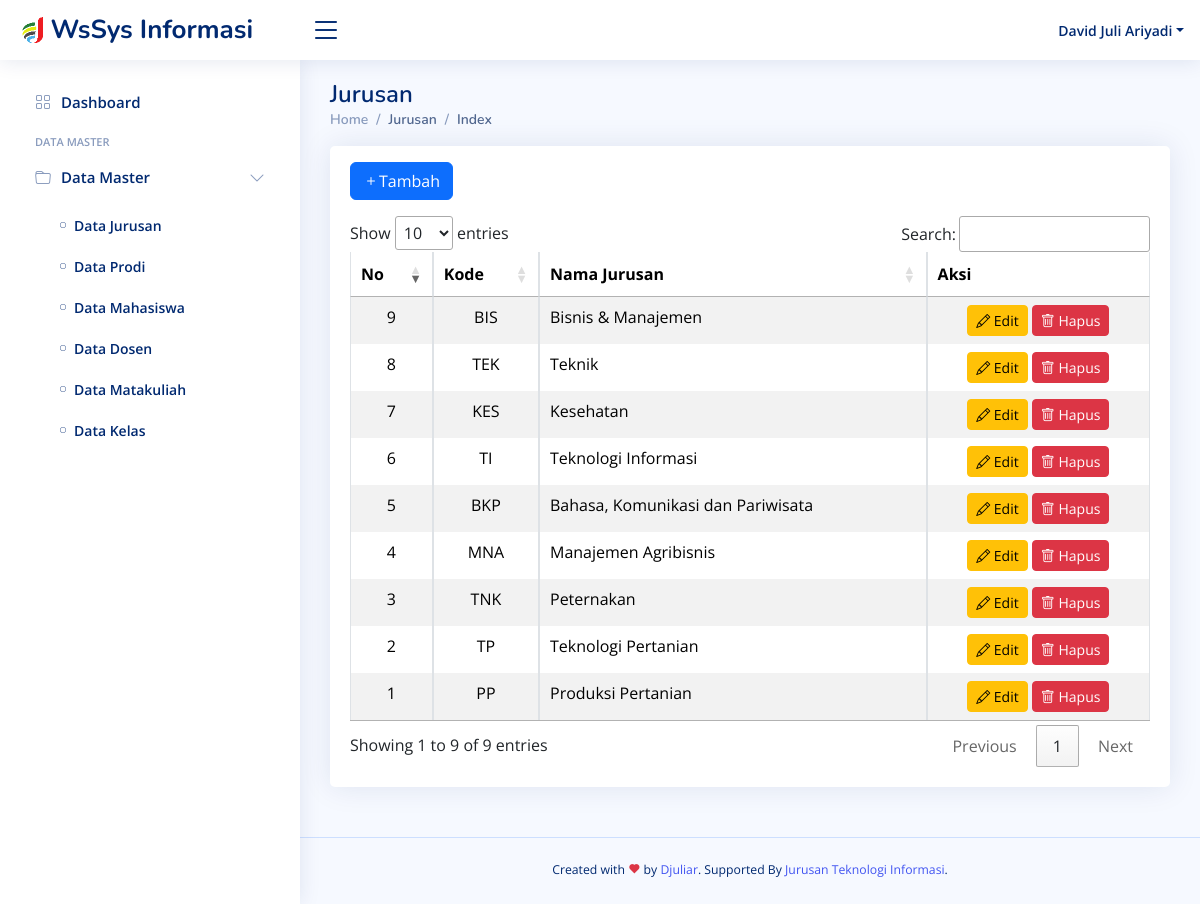
/public/backend/dashboard.php?page=jurusan (signed in), run on the app's committed database.
### tables this page shows
CREATE TABLE `jurusan` (
  `id` int(11) NOT NULL,
  `kode_jurusan` varchar(10) NOT NULL,
  `nama_jurusan` varchar(100) NOT NULL,
  `created_at` timestamp NULL DEFAULT CURRENT_TIMESTAMP,
  `updated_at` timestamp NULL DEFAULT CURRENT_TIMESTAMP ON UPDATE CURRENT_TIMESTAMP
);

### classes/Jurusan.php (called while the page is built, shortened)
<?php
class Jurusan {
    private $conn;
    private $table = "jurusan";
    public function __construct($db) {
        $this->conn = $db;
    }
    public function getAll() {
        return $this->conn->query("SELECT * FROM $this->table");
    }
}
?>

### public/backend/contents/jurusan/index.php (the view, shortened to what this page needs)
<section class="section dashboard">
    <div class="row">
        <div class="col-lg-12">
            <?php
                require_once $_SERVER['DOCUMENT_ROOT'] . '/config/Database.php';
                require_once $_SERVER['DOCUMENT_ROOT'] . '/classes/Jurusan.php';
                $db = new Database();
                $conn = $db->getConnection();
                $jurusan = new Jurusan($conn);
                $result = $jurusan->getAll();
            ?>
            <div class="card overflow-auto">
                <div class="card-body">
                    <a href="dashboard.php?page=jurusan&action=create" class="btn btn-primary my-3"><i class="bi bi-plus"></i>Tambah</a>
                    <table id="tableJurusan" width="100%" border="0" class="table table-bordered table-striped table-hover">
                        <thead>
                            <tr>
                                <th>No</th>
                                <th>Kode</th>
                                <th>Nama Jurusan</th>
                                <th>Aksi</th>
                            </tr>
                        </thead>
                        <tbody>
                            <?php while($row=$result->fetch_assoc()): ?>
                            <tr>
                                <td><?= $row['id'] ?></td>
                                <td><?= $row['kode_jurusan'] ?></td>
                                <td><?= $row['nama_jurusan'] ?></td>
                                <td>
                                    <a href="dashboard.php?page=jurusan&action=edit&id=<?= $row['id'] ?>" class="btn btn-sm btn-warning btn-edit"><i class="bi bi-pencil"></i> Edit</a>
                                    <button data-id="<?= $row['id'] ?>" class="btn btn-sm btn-danger btn-delete"><i class="bi bi-trash"></i> Hapus</button>
                                </td>
                            </tr>
                            <?php endwhile; ?>
                        </tbody>
                    </table>
                </div>
            </div>
        </div>
    </div>
</section>

### public/backend/assets/css/style.css (style rules this page uses)
:root { scroll-behavior: smooth; }
body { font-family: "Open Sans", sans-serif; background: #f6f9ff; color: #444444; }
a { color: #4154f1; text-decoration: none; }
.card { margin-bottom: 30px; border: none; border-radius: 5px; box-shadow: 0px 0 30px rgba(1, 41, 112, 0.1); }
.card-body { padding: 0 20px 20px 20px; }

### data on the page
jurusan: id "1", kode_jurusan "PP", nama_jurusan "Produksi Pertanian"
jurusan: id "2", kode_jurusan "TP", nama_jurusan "Teknologi Pertanian"
jurusan: id "3", kode_jurusan "TNK", nama_jurusan "Peternakan"
jurusan: id "4", kode_jurusan "MNA", nama_jurusan "Manajemen Agribisnis"
jurusan: id "5", kode_jurusan "BKP", nama_jurusan "Bahasa, Komunikasi dan Pariwisata"
jurusan: id "6", kode_jurusan "TI", nama_jurusan "Teknologi Informasi"
jurusan: id "7", kode_jurusan "KES", nama_jurusan "Kesehatan"
jurusan: id "8", kode_jurusan "TEK", nama_jurusan "Teknik"
jurusan: id "9", kode_jurusan "BIS", nama_jurusan "Bisnis & Manajemen"

### other printed values
$_SESSION['user']['name'] "David Juli Ariyadi"
